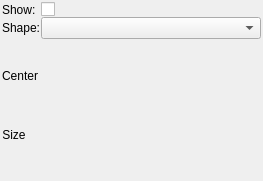
<?xml version="1.0" encoding="UTF-8"?>
<ui version="4.0">
 <class>Form</class>
 <widget class="QWidget" name="Form">
  <property name="geometry">
   <rect>
    <x>0</x>
    <y>0</y>
    <width>263</width>
    <height>181</height>
   </rect>
  </property>
  <property name="windowTitle">
   <string>Form</string>
  </property>
  <layout class="QVBoxLayout" name="verticalLayout">
   <property name="spacing">
    <number>0</number>
   </property>
   <property name="leftMargin">
    <number>2</number>
   </property>
   <property name="topMargin">
    <number>2</number>
   </property>
   <property name="rightMargin">
    <number>2</number>
   </property>
   <property name="bottomMargin">
    <number>2</number>
   </property>
   <item>
    <layout class="QFormLayout" name="formLayout">
     <item row="0" column="0">
      <widget class="QLabel" name="label_4">
       <property name="text">
        <string>Show:</string>
       </property>
      </widget>
     </item>
     <item row="0" column="1">
      <widget class="PyDMCheckbox" name="PyDMCheckbox_3">
       <property name="toolTip">
        <string/>
       </property>
       <property name="channel" stdset="0">
        <string>oph://${AD}.overlays.overlay_${OV}.use._write_pv</string>
       </property>
      </widget>
     </item>
     <item row="1" column="0">
      <widget class="QLabel" name="label_3">
       <property name="text">
        <string>Shape:</string>
       </property>
      </widget>
     </item>
     <item row="1" column="1">
      <widget class="PyDMEnumComboBox" name="PyDMEnumComboBox">
       <property name="toolTip">
        <string/>
       </property>
       <property name="channel" stdset="0">
        <string>oph://${AD}.overlays.overlay_${OV}.shape._write_pv</string>
       </property>
      </widget>
     </item>
    </layout>
   </item>
   <item>
    <layout class="QHBoxLayout" name="horizontalLayout_3">
     <item>
      <widget class="PyDMSlider" name="PyDMSlider_3">
       <property name="toolTip">
        <string/>
       </property>
       <property name="channel" stdset="0">
        <string>oph://${AD}.overlays.overlay_${OV}.position_y._write_pv</string>
       </property>
       <property name="orientation" stdset="0">
        <enum>Qt::Vertical</enum>
       </property>
      </widget>
     </item>
     <item>
      <layout class="QVBoxLayout" name="verticalLayout_4">
       <item>
        <widget class="QLabel" name="label_5">
         <property name="text">
          <string>Center</string>
         </property>
         <property name="alignment">
          <set>Qt::AlignCenter</set>
         </property>
        </widget>
       </item>
       <item>
        <widget class="PyDMSlider" name="PyDMSlider_4">
         <property name="toolTip">
          <string/>
         </property>
         <property name="channel" stdset="0">
          <string>oph://${AD}.overlays.overlay_${OV}.position_x._write_pv</string>
         </property>
         <property name="step_size" stdset="0">
          <number>0</number>
         </property>
        </widget>
       </item>
      </layout>
     </item>
     <item>
      <spacer name="horizontalSpacer_4">
       <property name="orientation">
        <enum>Qt::Horizontal</enum>
       </property>
       <property name="sizeHint" stdset="0">
        <size>
         <width>40</width>
         <height>20</height>
        </size>
       </property>
      </spacer>
     </item>
    </layout>
   </item>
   <item>
    <layout class="QHBoxLayout" name="horizontalLayout_8">
     <item>
      <widget class="PyDMSlider" name="PyDMSlider_6">
       <property name="toolTip">
        <string/>
       </property>
       <property name="channel" stdset="0">
        <string>oph://${AD}.overlays.overlay_${OV}.size_y._write_pv</string>
       </property>
       <property name="orientation" stdset="0">
        <enum>Qt::Vertical</enum>
       </property>
      </widget>
     </item>
     <item>
      <layout class="QVBoxLayout" name="verticalLayout_5">
       <item>
        <widget class="QLabel" name="label_6">
         <property name="text">
          <string>Size</string>
         </property>
         <property name="alignment">
          <set>Qt::AlignCenter</set>
         </property>
        </widget>
       </item>
       <item>
        <widget class="PyDMSlider" name="PyDMSlider_5">
         <property name="toolTip">
          <string/>
         </property>
         <property name="channel" stdset="0">
          <string>oph://${AD}.overlays.overlay_${OV}.size_x._write_pv</string>
         </property>
        </widget>
       </item>
      </layout>
     </item>
     <item>
      <spacer name="horizontalSpacer_5">
       <property name="orientation">
        <enum>Qt::Horizontal</enum>
       </property>
       <property name="sizeHint" stdset="0">
        <size>
         <width>40</width>
         <height>20</height>
        </size>
       </property>
      </spacer>
     </item>
    </layout>
   </item>
  </layout>
 </widget>
 <customwidgets>
  <customwidget>
   <class>PyDMCheckbox</class>
   <extends>QCheckBox</extends>
   <header>pydm.widgets.checkbox</header>
  </customwidget>
  <customwidget>
   <class>PyDMEnumComboBox</class>
   <extends>QComboBox</extends>
   <header>pydm.widgets.enum_combo_box</header>
  </customwidget>
  <customwidget>
   <class>PyDMSlider</class>
   <extends>QFrame</extends>
   <header>pydm.widgets.slider</header>
  </customwidget>
 </customwidgets>
 <resources/>
 <connections/>
</ui>
